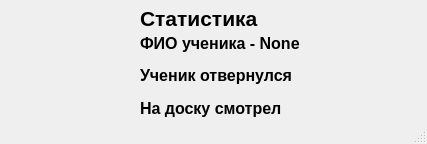
<?xml version="1.0" encoding="UTF-8"?>
<ui version="4.0">
 <class>MainWindow</class>
 <widget class="QMainWindow" name="MainWindow">
  <property name="geometry">
   <rect>
    <x>0</x>
    <y>0</y>
    <width>427</width>
    <height>144</height>
   </rect>
  </property>
  <property name="windowTitle">
   <string>MainWindow</string>
  </property>
  <widget class="QWidget" name="centralwidget">
   <widget class="QWidget" name="verticalLayoutWidget">
    <property name="geometry">
     <rect>
      <x>10</x>
      <y>10</y>
      <width>121</width>
      <height>111</height>
     </rect>
    </property>
    <layout class="QVBoxLayout" name="verticalLayout">
     <item>
      <widget class="QLabel" name="label">
       <property name="text">
        <string/>
       </property>
      </widget>
     </item>
    </layout>
   </widget>
   <widget class="QLabel" name="label_2">
    <property name="geometry">
     <rect>
      <x>140</x>
      <y>10</y>
      <width>141</width>
      <height>16</height>
     </rect>
    </property>
    <property name="font">
     <font>
      <pointsize>16</pointsize>
      <weight>75</weight>
      <bold>true</bold>
     </font>
    </property>
    <property name="text">
     <string>Статистика</string>
    </property>
   </widget>
   <widget class="QWidget" name="verticalLayoutWidget_2">
    <property name="geometry">
     <rect>
      <x>140</x>
      <y>30</y>
      <width>281</width>
      <height>91</height>
     </rect>
    </property>
    <layout class="QVBoxLayout" name="verticalLayout_2">
     <item>
      <widget class="QLabel" name="label_3">
       <property name="font">
        <font>
         <pointsize>12</pointsize>
         <weight>75</weight>
         <bold>true</bold>
        </font>
       </property>
       <property name="text">
        <string>ФИО ученика - None</string>
       </property>
      </widget>
     </item>
     <item>
      <widget class="QLabel" name="label_4">
       <property name="font">
        <font>
         <pointsize>12</pointsize>
         <weight>75</weight>
         <bold>true</bold>
        </font>
       </property>
       <property name="text">
        <string>Ученик отвернулся</string>
       </property>
      </widget>
     </item>
     <item>
      <widget class="QLabel" name="label_5">
       <property name="font">
        <font>
         <pointsize>12</pointsize>
         <weight>75</weight>
         <bold>true</bold>
        </font>
       </property>
       <property name="text">
        <string>На доску смотрел</string>
       </property>
      </widget>
     </item>
    </layout>
   </widget>
  </widget>
  <widget class="QMenuBar" name="menubar">
   <property name="geometry">
    <rect>
     <x>0</x>
     <y>0</y>
     <width>427</width>
     <height>28</height>
    </rect>
   </property>
  </widget>
  <widget class="QStatusBar" name="statusbar"/>
 </widget>
 <resources/>
 <connections/>
</ui>
